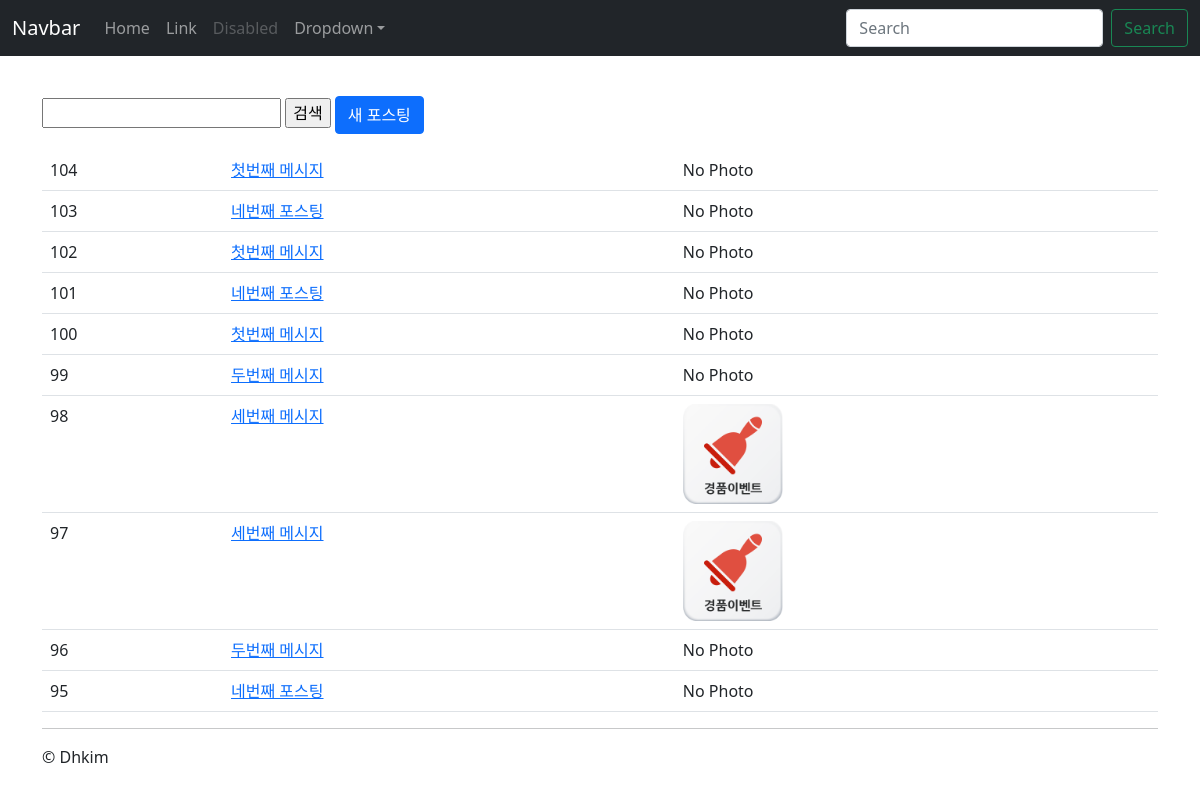
The app's page /instagram/ (signed in), older data.
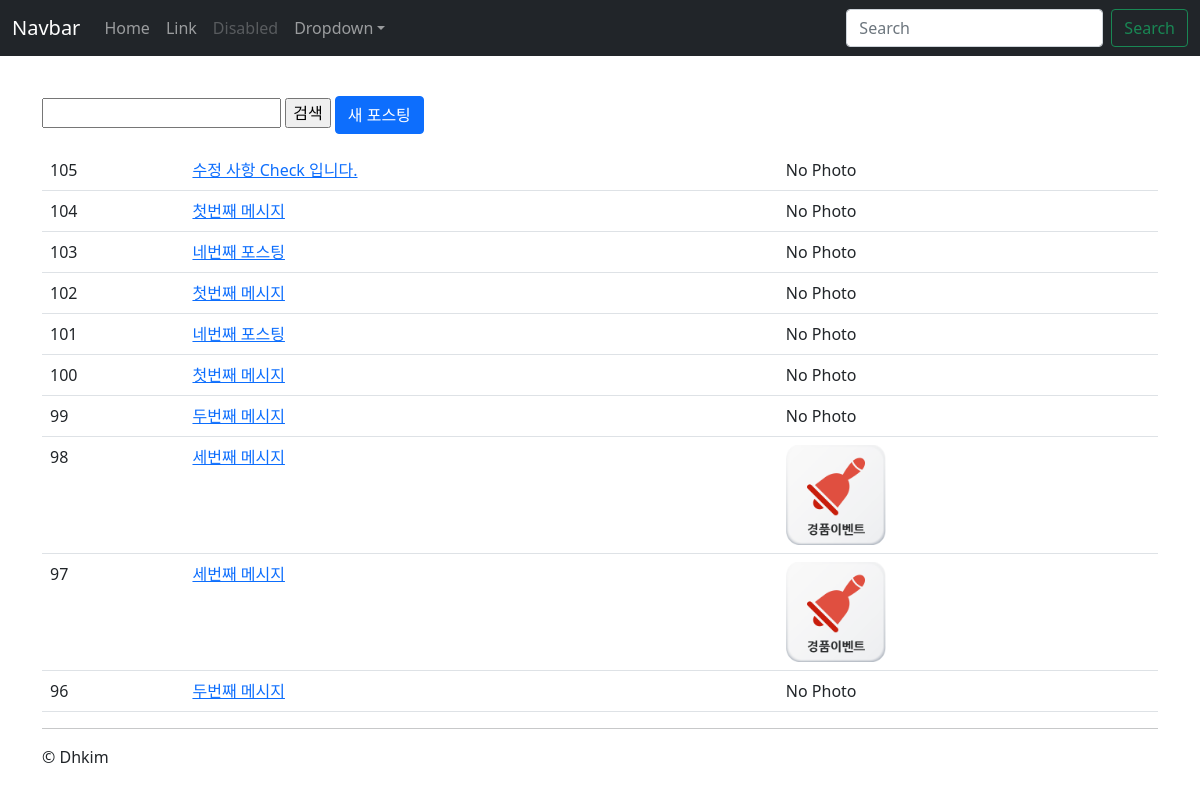
The same page, newer data.
### instagram/models.py (models this page shows, shortened)
class Post(models.Model):
    author = models.ForeignKey(settings.AUTH_USER_MODEL, on_delete=models.CASCADE)
    message = models.TextField(
        validators=[MinLengthValidator(10)]
    )
    photo = models.ImageField(blank=True, upload_to='instagram/post/%Y/%m/%d') # UseFillow # upload_to
    tag_set = models.ManyToManyField("Tag" , blank=True)
    is_public = models.BooleanField(default=False, verbose_name='공개여부')
    created_at = models.DateField(auto_now_add=True)
    updated_at = models.DateField(auto_now=True)
    def get_absolute_url(self):
        return reverse("instagram:post_detail", kwargs={"pk": self.pk})
    class Meta:
        ordering = ['-id']

### instagram/views.py (the view)
class PostListView(LoginRequiredMixin,ListView):
    model=Post
    paginate_by=10

### instagram/templates/instagram/post_list.html (shortened to what this page needs)
{% extends 'instagram/layout.html' %}
{% load bootstrap4 %}
{% block content %}
    <from action="" method="get">
        <input type="text" name="q" value="{{ q }}"/>
        <input type="submit" value="검색" />
    </from>
    <a href="{% url 'instagram:post_new' %}" class='btn btn-primary btn-block mt-3 mb-3'>새 포스팅</a>
    <table class="table table-borderd table-hover">
        <tbody>
            {% for post in post_list %}
                <tr>
                    <td>
                        {{ post.pk }}
                    </td>
                    <td>
                        <a href="{{ post.get_absolute_url }}">
                            {{ post.message }}
                        </a>
                    </td>
                    <td>
                        {% if post.photo %}
                            <img src="{{ post.photo.url }}" style="width: 100px"; />
                        {% else %}
                            No Photo
                        {% endif %}
                    </td>
                </tr>
            {% endfor %}
        </tbody>
    </table>
{% endblock content %}

### instagram/templates/instagram/layout.html (shortened to what this page needs)
{% load static %}
<!DOCTYPE html>
<html lang="ko">
<head>
    <link rel="stylesheet" href="{% static 'bootstrap-5.0.0-beta1-dist/css/bootstrap.css' %}">
</head>
<body>
<nav class="navbar navbar-expand-md navbar-dark bg-dark fixed-top">
  <div class="container-fluid">
    <a class="navbar-brand" href="#">Navbar</a>
    <div class="collapse navbar-collapse" id="navbarsExampleDefault">
      <ul class="navbar-nav me-auto mb-2 mb-md-0">
        <li class="nav-item active">
          <a class="nav-link" aria-current="page" href="#">Home</a>
        </li>
        <li class="nav-item">
          <a class="nav-link" href="#">Link</a>
        </li>
        <li class="nav-item">
          <a class="nav-link disabled" href="#" tabindex="-1" aria-disabled="true">Disabled</a>
        </li>
        <li class="nav-item dropdown">
          <a class="nav-link dropdown-toggle" href="#" id="dropdown01" data-bs-toggle="dropdown" aria-expanded="false">Dropdown</a>
        </li>
      </ul>
      <form class="d-flex">
        <input class="form-control me-2" type="search" placeholder="Search" aria-label="Search">
        <button class="btn btn-outline-success" type="submit">Search</button>
      </form>
    </div>
  </div>
</nav>
<div class="container">
    <div class="row">
        <div class="col-sm-12">
            {% block content %}
            {% endblock content %}
            <hr/>
            &copy; Dhkim
        </div>
    </div>
</div>
</body>
</html>

### instagram/templates/instagram/layout.html (style rules this page uses)
body { padding-top: 5rem; padding-bottom: 2rem; }

Row changes from the older to the newer data that the page shows:
no longer on this page (row unchanged): Post: pk "95", message "네번째 포스팅", photo "No Photo"
added Post: pk "105", message "수정 사항 Check 입니다.", photo "No Photo"
